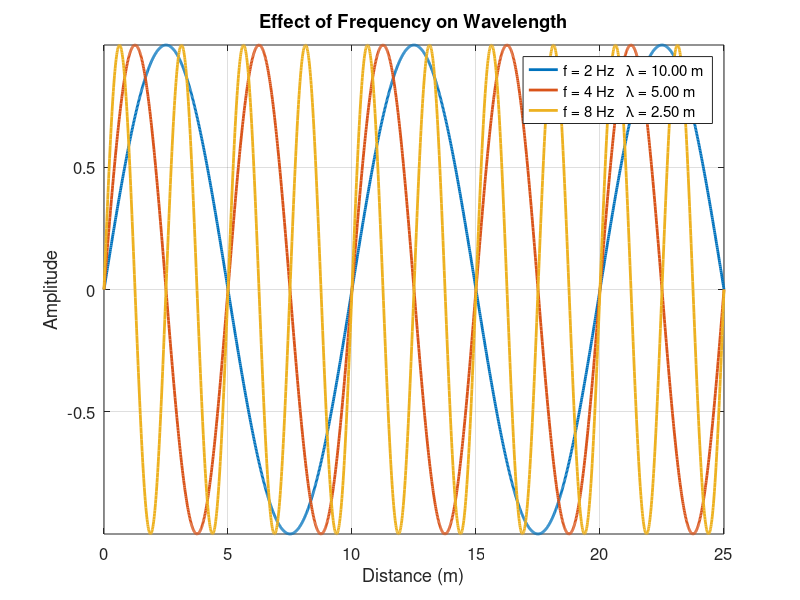

The MATLAB script that drew this image:
%%%%%%%%%%%%%%%%%%%%%%%%%%%%%%%%%%%%%%%%%%%%%%%%%%%%%%%%%%%%%%%%%%%%%%%%%%%
% Project : Beamforming From First Principles Using MATLAB
%
% Chapter : 01 - Fundamentals of Waves
%
% Lesson  : 09 - What Is Wavelength?
%
% File    : Lesson09_What_Is_Wavelength.m
%
% Description:
% Demonstrates the concept of wavelength by visualizing sinusoidal
% waves with different frequencies propagating at a constant speed.
%
% Version : 1.0.0
%%%%%%%%%%%%%%%%%%%%%%%%%%%%%%%%%%%%%%%%%%%%%%%%%%%%%%%%%%%%%%%%%%%%%%%%%%%

%% Add Common Functions to MATLAB Path

projectRoot = fileparts( ...
              fileparts( ...
              fileparts( ...
              fileparts(mfilename('fullpath')))));

addpath(fullfile(projectRoot,'Common'));

%% Initialization

clear;
clc;
close all;

%% Simulation Parameters

% Wave amplitude
amplitude = 1;

% Frequencies (Hz)
frequency = [2 4 8];

% Wave propagation speed (m/s)
waveSpeed = 20;

% Wavelengths (m)
wavelength = waveSpeed ./ frequency;

% Distance axis (m)
distance = linspace(0,25,2000);

%% Create Figure

figure;
hold on;
grid on;
box on;

%% Generate Waves

for k = 1:length(frequency)

    signal = amplitude * sin( ...
        2*pi*distance/wavelength(k));

    plot(distance,...
         signal,...
         'LineWidth',2);

end

%% Figure Formatting

title('Effect of Frequency on Wavelength');

xlabel('Distance (m)');

ylabel('Amplitude');

legend( ...
sprintf('f = %.0f Hz   \\lambda = %.2f m',frequency(1),wavelength(1)),...
sprintf('f = %.0f Hz   \\lambda = %.2f m',frequency(2),wavelength(2)),...
sprintf('f = %.0f Hz   \\lambda = %.2f m',frequency(3),wavelength(3)),...
'Location','best');

set(gca,'FontSize',12);

axis tight;

%% Display Results

fprintf('\n');
fprintf('Wavelength Calculation\n');
fprintf('----------------------\n');

for k=1:length(frequency)

    fprintf('f = %5.2f Hz    lambda = %8.3f m\n',...
        frequency(k),...
        wavelength(k));

end

fprintf('\nWave Speed = %.2f m/s\n',waveSpeed);

%% Export Figure

% exportgraphics(gcf,...
% fullfile('..','Figures',...
% 'Fig09_Wavelength.png'),...
% 'Resolution',300);

%% End of Lesson

%%%%%%%%%%%%%%%%%%%%%%%%%%%%%%%%%%%%%%%%%%%%%%%%%%%%%%%%%%%%%%%%%%%%%%%%%%%
